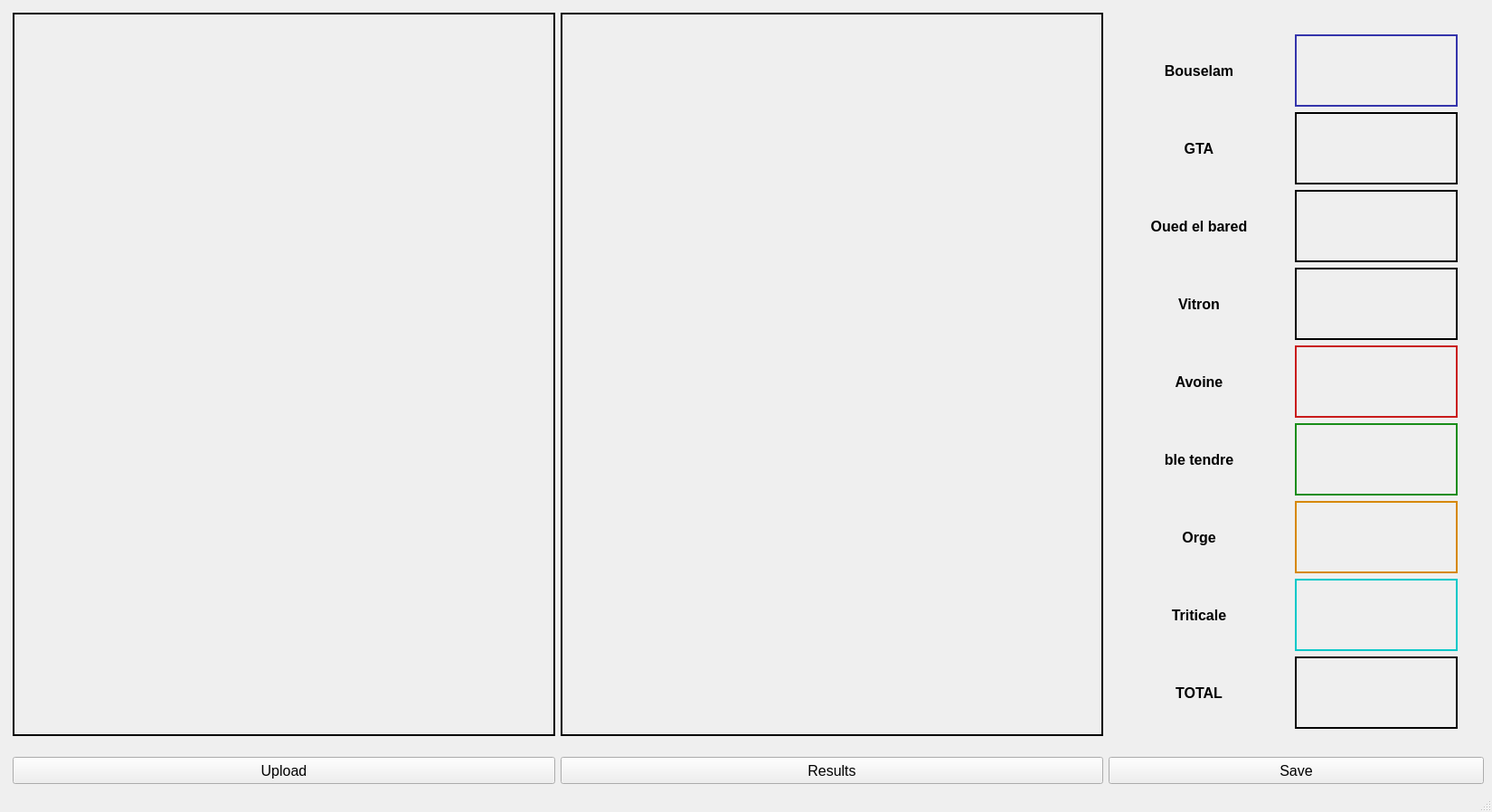
<?xml version="1.0" encoding="UTF-8"?>
<ui version="4.0">
 <class>MainWindow</class>
 <widget class="QMainWindow" name="MainWindow">
  <property name="geometry">
   <rect>
    <x>0</x>
    <y>0</y>
    <width>1650</width>
    <height>898</height>
   </rect>
  </property>
  <property name="sizePolicy">
   <sizepolicy hsizetype="Fixed" vsizetype="Fixed">
    <horstretch>0</horstretch>
    <verstretch>0</verstretch>
   </sizepolicy>
  </property>
  <property name="minimumSize">
   <size>
    <width>1650</width>
    <height>865</height>
   </size>
  </property>
  <property name="maximumSize">
   <size>
    <width>1650</width>
    <height>900</height>
   </size>
  </property>
  <property name="windowTitle">
   <string>MainWindow</string>
  </property>
  <widget class="QWidget" name="centralwidget">
   <layout class="QGridLayout" name="gridLayout">
    <item row="0" column="0">
     <layout class="QHBoxLayout" name="horizontalLayout">
      <property name="leftMargin">
       <number>5</number>
      </property>
      <property name="topMargin">
       <number>5</number>
      </property>
      <item>
       <layout class="QVBoxLayout" name="verticalLayout_3">
        <item>
         <widget class="QLabel" name="screen01">
          <property name="sizePolicy">
           <sizepolicy hsizetype="Fixed" vsizetype="Fixed">
            <horstretch>0</horstretch>
            <verstretch>0</verstretch>
           </sizepolicy>
          </property>
          <property name="minimumSize">
           <size>
            <width>600</width>
            <height>800</height>
           </size>
          </property>
          <property name="maximumSize">
           <size>
            <width>600</width>
            <height>800</height>
           </size>
          </property>
          <property name="frameShape">
           <enum>QFrame::Box</enum>
          </property>
          <property name="lineWidth">
           <number>2</number>
          </property>
          <property name="text">
           <string/>
          </property>
         </widget>
        </item>
        <item>
         <spacer name="verticalSpacer_3">
          <property name="orientation">
           <enum>Qt::Vertical</enum>
          </property>
          <property name="sizeHint" stdset="0">
           <size>
            <width>20</width>
            <height>40</height>
           </size>
          </property>
         </spacer>
        </item>
        <item>
         <widget class="QPushButton" name="upload_button">
          <property name="minimumSize">
           <size>
            <width>0</width>
            <height>30</height>
           </size>
          </property>
          <property name="maximumSize">
           <size>
            <width>16777215</width>
            <height>30</height>
           </size>
          </property>
          <property name="font">
           <font>
            <pointsize>12</pointsize>
           </font>
          </property>
          <property name="text">
           <string>Upload</string>
          </property>
         </widget>
        </item>
       </layout>
      </item>
      <item>
       <layout class="QVBoxLayout" name="verticalLayout_4">
        <item>
         <widget class="QLabel" name="screen02">
          <property name="sizePolicy">
           <sizepolicy hsizetype="Fixed" vsizetype="Fixed">
            <horstretch>0</horstretch>
            <verstretch>0</verstretch>
           </sizepolicy>
          </property>
          <property name="minimumSize">
           <size>
            <width>600</width>
            <height>800</height>
           </size>
          </property>
          <property name="maximumSize">
           <size>
            <width>600</width>
            <height>800</height>
           </size>
          </property>
          <property name="frameShape">
           <enum>QFrame::Box</enum>
          </property>
          <property name="lineWidth">
           <number>2</number>
          </property>
          <property name="text">
           <string/>
          </property>
         </widget>
        </item>
        <item>
         <spacer name="verticalSpacer_4">
          <property name="orientation">
           <enum>Qt::Vertical</enum>
          </property>
          <property name="sizeHint" stdset="0">
           <size>
            <width>20</width>
            <height>40</height>
           </size>
          </property>
         </spacer>
        </item>
        <item>
         <widget class="QPushButton" name="results_button">
          <property name="minimumSize">
           <size>
            <width>0</width>
            <height>30</height>
           </size>
          </property>
          <property name="maximumSize">
           <size>
            <width>16777215</width>
            <height>30</height>
           </size>
          </property>
          <property name="font">
           <font>
            <pointsize>12</pointsize>
           </font>
          </property>
          <property name="text">
           <string>Results</string>
          </property>
         </widget>
        </item>
       </layout>
      </item>
      <item>
       <layout class="QVBoxLayout" name="verticalLayout">
        <item>
         <spacer name="verticalSpacer_2">
          <property name="orientation">
           <enum>Qt::Vertical</enum>
          </property>
          <property name="sizeHint" stdset="0">
           <size>
            <width>20</width>
            <height>40</height>
           </size>
          </property>
         </spacer>
        </item>
        <item>
         <layout class="QGridLayout" name="gridLayout_2">
          <item row="1" column="0">
           <widget class="QLabel" name="bousselam_display">
            <property name="sizePolicy">
             <sizepolicy hsizetype="Fixed" vsizetype="Fixed">
              <horstretch>0</horstretch>
              <verstretch>0</verstretch>
             </sizepolicy>
            </property>
            <property name="minimumSize">
             <size>
              <width>200</width>
              <height>80</height>
             </size>
            </property>
            <property name="font">
             <font>
              <pointsize>12</pointsize>
              <weight>75</weight>
              <bold>true</bold>
             </font>
            </property>
            <property name="text">
             <string>Bouselam</string>
            </property>
            <property name="alignment">
             <set>Qt::AlignCenter</set>
            </property>
           </widget>
          </item>
          <item row="3" column="0">
           <widget class="QLabel" name="oued_el_bared_display">
            <property name="sizePolicy">
             <sizepolicy hsizetype="Fixed" vsizetype="Fixed">
              <horstretch>0</horstretch>
              <verstretch>0</verstretch>
             </sizepolicy>
            </property>
            <property name="minimumSize">
             <size>
              <width>200</width>
              <height>80</height>
             </size>
            </property>
            <property name="font">
             <font>
              <pointsize>12</pointsize>
              <weight>75</weight>
              <bold>true</bold>
             </font>
            </property>
            <property name="text">
             <string>Oued el bared</string>
            </property>
            <property name="alignment">
             <set>Qt::AlignCenter</set>
            </property>
           </widget>
          </item>
          <item row="3" column="1">
           <widget class="QLabel" name="oued_el_bared_output">
            <property name="palette">
             <palette>
              <active>
               <colorrole role="WindowText">
                <brush brushstyle="SolidPattern">
                 <color alpha="255">
                  <red>0</red>
                  <green>0</green>
                  <blue>0</blue>
                 </color>
                </brush>
               </colorrole>
              </active>
              <inactive>
               <colorrole role="WindowText">
                <brush brushstyle="SolidPattern">
                 <color alpha="255">
                  <red>0</red>
                  <green>0</green>
                  <blue>0</blue>
                 </color>
                </brush>
               </colorrole>
              </inactive>
              <disabled>
               <colorrole role="WindowText">
                <brush brushstyle="SolidPattern">
                 <color alpha="255">
                  <red>120</red>
                  <green>120</green>
                  <blue>120</blue>
                 </color>
                </brush>
               </colorrole>
              </disabled>
             </palette>
            </property>
            <property name="font">
             <font>
              <pointsize>12</pointsize>
              <weight>75</weight>
              <bold>true</bold>
             </font>
            </property>
            <property name="frameShape">
             <enum>QFrame::Box</enum>
            </property>
            <property name="lineWidth">
             <number>2</number>
            </property>
            <property name="text">
             <string/>
            </property>
            <property name="alignment">
             <set>Qt::AlignCenter</set>
            </property>
           </widget>
          </item>
          <item row="6" column="0">
           <widget class="QLabel" name="ble_tendre_display">
            <property name="sizePolicy">
             <sizepolicy hsizetype="Fixed" vsizetype="Fixed">
              <horstretch>0</horstretch>
              <verstretch>0</verstretch>
             </sizepolicy>
            </property>
            <property name="minimumSize">
             <size>
              <width>200</width>
              <height>80</height>
             </size>
            </property>
            <property name="font">
             <font>
              <pointsize>12</pointsize>
              <weight>75</weight>
              <bold>true</bold>
             </font>
            </property>
            <property name="text">
             <string>ble tendre</string>
            </property>
            <property name="alignment">
             <set>Qt::AlignCenter</set>
            </property>
           </widget>
          </item>
          <item row="7" column="1">
           <widget class="QLabel" name="orge_output">
            <property name="palette">
             <palette>
              <active>
               <colorrole role="WindowText">
                <brush brushstyle="SolidPattern">
                 <color alpha="255">
                  <red>214</red>
                  <green>136</green>
                  <blue>0</blue>
                 </color>
                </brush>
               </colorrole>
              </active>
              <inactive>
               <colorrole role="WindowText">
                <brush brushstyle="SolidPattern">
                 <color alpha="255">
                  <red>214</red>
                  <green>136</green>
                  <blue>0</blue>
                 </color>
                </brush>
               </colorrole>
              </inactive>
              <disabled>
               <colorrole role="WindowText">
                <brush brushstyle="SolidPattern">
                 <color alpha="255">
                  <red>120</red>
                  <green>120</green>
                  <blue>120</blue>
                 </color>
                </brush>
               </colorrole>
              </disabled>
             </palette>
            </property>
            <property name="font">
             <font>
              <pointsize>12</pointsize>
              <weight>75</weight>
              <bold>true</bold>
             </font>
            </property>
            <property name="frameShape">
             <enum>QFrame::Box</enum>
            </property>
            <property name="lineWidth">
             <number>2</number>
            </property>
            <property name="text">
             <string/>
            </property>
            <property name="alignment">
             <set>Qt::AlignCenter</set>
            </property>
           </widget>
          </item>
          <item row="8" column="0">
           <widget class="QLabel" name="triticale_display">
            <property name="sizePolicy">
             <sizepolicy hsizetype="Fixed" vsizetype="Fixed">
              <horstretch>0</horstretch>
              <verstretch>0</verstretch>
             </sizepolicy>
            </property>
            <property name="minimumSize">
             <size>
              <width>200</width>
              <height>80</height>
             </size>
            </property>
            <property name="font">
             <font>
              <pointsize>12</pointsize>
              <weight>75</weight>
              <bold>true</bold>
             </font>
            </property>
            <property name="text">
             <string>Triticale</string>
            </property>
            <property name="alignment">
             <set>Qt::AlignCenter</set>
            </property>
           </widget>
          </item>
          <item row="2" column="1">
           <widget class="QLabel" name="gta_output">
            <property name="palette">
             <palette>
              <active>
               <colorrole role="WindowText">
                <brush brushstyle="SolidPattern">
                 <color alpha="255">
                  <red>0</red>
                  <green>0</green>
                  <blue>0</blue>
                 </color>
                </brush>
               </colorrole>
              </active>
              <inactive>
               <colorrole role="WindowText">
                <brush brushstyle="SolidPattern">
                 <color alpha="255">
                  <red>0</red>
                  <green>0</green>
                  <blue>0</blue>
                 </color>
                </brush>
               </colorrole>
              </inactive>
              <disabled>
               <colorrole role="WindowText">
                <brush brushstyle="SolidPattern">
                 <color alpha="255">
                  <red>120</red>
                  <green>120</green>
                  <blue>120</blue>
                 </color>
                </brush>
               </colorrole>
              </disabled>
             </palette>
            </property>
            <property name="font">
             <font>
              <pointsize>12</pointsize>
              <weight>75</weight>
              <bold>true</bold>
             </font>
            </property>
            <property name="frameShape">
             <enum>QFrame::Box</enum>
            </property>
            <property name="lineWidth">
             <number>2</number>
            </property>
            <property name="text">
             <string/>
            </property>
            <property name="alignment">
             <set>Qt::AlignCenter</set>
            </property>
           </widget>
          </item>
          <item row="4" column="0">
           <widget class="QLabel" name="vitron_display">
            <property name="sizePolicy">
             <sizepolicy hsizetype="Fixed" vsizetype="Fixed">
              <horstretch>0</horstretch>
              <verstretch>0</verstretch>
             </sizepolicy>
            </property>
            <property name="minimumSize">
             <size>
              <width>200</width>
              <height>80</height>
             </size>
            </property>
            <property name="font">
             <font>
              <pointsize>12</pointsize>
              <weight>75</weight>
              <bold>true</bold>
             </font>
            </property>
            <property name="text">
             <string>Vitron</string>
            </property>
            <property name="alignment">
             <set>Qt::AlignCenter</set>
            </property>
           </widget>
          </item>
          <item row="2" column="0">
           <widget class="QLabel" name="gta_display">
            <property name="sizePolicy">
             <sizepolicy hsizetype="Fixed" vsizetype="Fixed">
              <horstretch>0</horstretch>
              <verstretch>0</verstretch>
             </sizepolicy>
            </property>
            <property name="minimumSize">
             <size>
              <width>200</width>
              <height>80</height>
             </size>
            </property>
            <property name="font">
             <font>
              <pointsize>12</pointsize>
              <weight>75</weight>
              <bold>true</bold>
             </font>
            </property>
            <property name="text">
             <string>GTA</string>
            </property>
            <property name="alignment">
             <set>Qt::AlignCenter</set>
            </property>
           </widget>
          </item>
          <item row="5" column="0">
           <widget class="QLabel" name="avoine_display">
            <property name="sizePolicy">
             <sizepolicy hsizetype="Fixed" vsizetype="Fixed">
              <horstretch>0</horstretch>
              <verstretch>0</verstretch>
             </sizepolicy>
            </property>
            <property name="minimumSize">
             <size>
              <width>200</width>
              <height>80</height>
             </size>
            </property>
            <property name="font">
             <font>
              <pointsize>12</pointsize>
              <weight>75</weight>
              <bold>true</bold>
             </font>
            </property>
            <property name="text">
             <string>Avoine</string>
            </property>
            <property name="alignment">
             <set>Qt::AlignCenter</set>
            </property>
           </widget>
          </item>
          <item row="7" column="0">
           <widget class="QLabel" name="orge_display">
            <property name="sizePolicy">
             <sizepolicy hsizetype="Fixed" vsizetype="Fixed">
              <horstretch>0</horstretch>
              <verstretch>0</verstretch>
             </sizepolicy>
            </property>
            <property name="minimumSize">
             <size>
              <width>200</width>
              <height>80</height>
             </size>
            </property>
            <property name="font">
             <font>
              <pointsize>12</pointsize>
              <weight>75</weight>
              <bold>true</bold>
             </font>
            </property>
            <property name="text">
             <string>Orge</string>
            </property>
            <property name="alignment">
             <set>Qt::AlignCenter</set>
            </property>
           </widget>
          </item>
          <item row="1" column="1">
           <widget class="QLabel" name="bousselam_output">
            <property name="sizePolicy">
             <sizepolicy hsizetype="Fixed" vsizetype="Fixed">
              <horstretch>0</horstretch>
              <verstretch>0</verstretch>
             </sizepolicy>
            </property>
            <property name="minimumSize">
             <size>
              <width>180</width>
              <height>80</height>
             </size>
            </property>
            <property name="palette">
             <palette>
              <active>
               <colorrole role="WindowText">
                <brush brushstyle="SolidPattern">
                 <color alpha="255">
                  <red>52</red>
                  <green>52</green>
                  <blue>171</blue>
                 </color>
                </brush>
               </colorrole>
              </active>
              <inactive>
               <colorrole role="WindowText">
                <brush brushstyle="SolidPattern">
                 <color alpha="255">
                  <red>52</red>
                  <green>52</green>
                  <blue>171</blue>
                 </color>
                </brush>
               </colorrole>
              </inactive>
              <disabled>
               <colorrole role="WindowText">
                <brush brushstyle="SolidPattern">
                 <color alpha="255">
                  <red>120</red>
                  <green>120</green>
                  <blue>120</blue>
                 </color>
                </brush>
               </colorrole>
              </disabled>
             </palette>
            </property>
            <property name="font">
             <font>
              <pointsize>12</pointsize>
              <weight>75</weight>
              <bold>true</bold>
             </font>
            </property>
            <property name="frameShape">
             <enum>QFrame::Box</enum>
            </property>
            <property name="frameShadow">
             <enum>QFrame::Plain</enum>
            </property>
            <property name="lineWidth">
             <number>2</number>
            </property>
            <property name="text">
             <string/>
            </property>
            <property name="alignment">
             <set>Qt::AlignCenter</set>
            </property>
           </widget>
          </item>
          <item row="9" column="0">
           <widget class="QLabel" name="total_display">
            <property name="sizePolicy">
             <sizepolicy hsizetype="Fixed" vsizetype="Fixed">
              <horstretch>0</horstretch>
              <verstretch>0</verstretch>
             </sizepolicy>
            </property>
            <property name="minimumSize">
             <size>
              <width>200</width>
              <height>80</height>
             </size>
            </property>
            <property name="font">
             <font>
              <pointsize>12</pointsize>
              <weight>75</weight>
              <bold>true</bold>
             </font>
            </property>
            <property name="text">
             <string>TOTAL</string>
            </property>
            <property name="alignment">
             <set>Qt::AlignCenter</set>
            </property>
           </widget>
          </item>
          <item row="4" column="1">
           <widget class="QLabel" name="vitron_output">
            <property name="palette">
             <palette>
              <active>
               <colorrole role="WindowText">
                <brush brushstyle="SolidPattern">
                 <color alpha="255">
                  <red>0</red>
                  <green>0</green>
                  <blue>0</blue>
                 </color>
                </brush>
               </colorrole>
              </active>
              <inactive>
               <colorrole role="WindowText">
                <brush brushstyle="SolidPattern">
                 <color alpha="255">
                  <red>0</red>
                  <green>0</green>
                  <blue>0</blue>
                 </color>
                </brush>
               </colorrole>
              </inactive>
              <disabled>
               <colorrole role="WindowText">
                <brush brushstyle="SolidPattern">
                 <color alpha="255">
                  <red>120</red>
                  <green>120</green>
                  <blue>120</blue>
                 </color>
                </brush>
               </colorrole>
              </disabled>
             </palette>
            </property>
            <property name="font">
             <font>
              <pointsize>12</pointsize>
              <weight>75</weight>
              <bold>true</bold>
             </font>
            </property>
            <property name="frameShape">
             <enum>QFrame::Box</enum>
            </property>
            <property name="lineWidth">
             <number>2</number>
            </property>
            <property name="text">
             <string/>
            </property>
            <property name="alignment">
             <set>Qt::AlignCenter</set>
            </property>
           </widget>
          </item>
          <item row="6" column="1">
           <widget class="QLabel" name="ble_tendre_output">
            <property name="palette">
             <palette>
              <active>
               <colorrole role="WindowText">
                <brush brushstyle="SolidPattern">
                 <color alpha="255">
                  <red>24</red>
                  <green>141</green>
                  <blue>24</blue>
                 </color>
                </brush>
               </colorrole>
              </active>
              <inactive>
               <colorrole role="WindowText">
                <brush brushstyle="SolidPattern">
                 <color alpha="255">
                  <red>24</red>
                  <green>141</green>
                  <blue>24</blue>
                 </color>
                </brush>
               </colorrole>
              </inactive>
              <disabled>
               <colorrole role="WindowText">
                <brush brushstyle="SolidPattern">
                 <color alpha="255">
                  <red>120</red>
                  <green>120</green>
                  <blue>120</blue>
                 </color>
                </brush>
               </colorrole>
              </disabled>
             </palette>
            </property>
            <property name="font">
             <font>
              <pointsize>12</pointsize>
              <weight>75</weight>
              <bold>true</bold>
             </font>
            </property>
            <property name="frameShape">
             <enum>QFrame::Box</enum>
            </property>
            <property name="lineWidth">
             <number>2</number>
            </property>
            <property name="text">
             <string/>
            </property>
            <property name="alignment">
             <set>Qt::AlignCenter</set>
            </property>
           </widget>
          </item>
          <item row="5" column="1">
           <widget class="QLabel" name="avoine_output">
            <property name="palette">
             <palette>
              <active>
               <colorrole role="WindowText">
                <brush brushstyle="SolidPattern">
                 <color alpha="255">
                  <red>201</red>
                  <green>28</green>
                  <blue>28</blue>
                 </color>
                </brush>
               </colorrole>
              </active>
              <inactive>
               <colorrole role="WindowText">
                <brush brushstyle="SolidPattern">
                 <color alpha="255">
                  <red>201</red>
                  <green>28</green>
                  <blue>28</blue>
                 </color>
                </brush>
               </colorrole>
              </inactive>
              <disabled>
               <colorrole role="WindowText">
                <brush brushstyle="SolidPattern">
                 <color alpha="255">
                  <red>120</red>
                  <green>120</green>
                  <blue>120</blue>
                 </color>
                </brush>
               </colorrole>
              </disabled>
             </palette>
            </property>
            <property name="font">
             <font>
              <pointsize>12</pointsize>
              <weight>75</weight>
              <bold>true</bold>
             </font>
            </property>
            <property name="frameShape">
             <enum>QFrame::Box</enum>
            </property>
            <property name="lineWidth">
             <number>2</number>
            </property>
            <property name="text">
             <string/>
            </property>
            <property name="alignment">
             <set>Qt::AlignCenter</set>
            </property>
           </widget>
          </item>
          <item row="8" column="1">
           <widget class="QLabel" name="triticale_output">
            <property name="palette">
             <palette>
              <active>
               <colorrole role="WindowText">
                <brush brushstyle="SolidPattern">
                 <color alpha="255">
                  <red>0</red>
                  <green>200</green>
                  <blue>200</blue>
                 </color>
                </brush>
               </colorrole>
              </active>
              <inactive>
               <colorrole role="WindowText">
                <brush brushstyle="SolidPattern">
                 <color alpha="255">
                  <red>0</red>
                  <green>200</green>
                  <blue>200</blue>
                 </color>
                </brush>
               </colorrole>
              </inactive>
              <disabled>
               <colorrole role="WindowText">
                <brush brushstyle="SolidPattern">
                 <color alpha="255">
                  <red>120</red>
                  <green>120</green>
                  <blue>120</blue>
                 </color>
                </brush>
               </colorrole>
              </disabled>
             </palette>
            </property>
            <property name="font">
             <font>
              <pointsize>12</pointsize>
              <weight>75</weight>
              <bold>true</bold>
             </font>
            </property>
            <property name="frameShape">
             <enum>QFrame::Box</enum>
            </property>
            <property name="lineWidth">
             <number>2</number>
            </property>
            <property name="text">
             <string/>
            </property>
            <property name="alignment">
             <set>Qt::AlignCenter</set>
            </property>
           </widget>
          </item>
          <item row="9" column="1">
           <widget class="QLabel" name="total_output">
            <property name="font">
             <font>
              <pointsize>12</pointsize>
              <weight>75</weight>
              <bold>true</bold>
             </font>
            </property>
            <property name="frameShape">
             <enum>QFrame::Box</enum>
            </property>
            <property name="lineWidth">
             <number>2</number>
            </property>
            <property name="text">
             <string/>
            </property>
            <property name="alignment">
             <set>Qt::AlignCenter</set>
            </property>
           </widget>
          </item>
          <item row="1" column="2">
           <spacer name="horizontalSpacer">
            <property name="orientation">
             <enum>Qt::Horizontal</enum>
            </property>
            <property name="sizeHint" stdset="0">
             <size>
              <width>40</width>
              <height>20</height>
             </size>
            </property>
           </spacer>
          </item>
          <item row="2" column="2">
           <spacer name="horizontalSpacer_2">
            <property name="orientation">
             <enum>Qt::Horizontal</enum>
            </property>
            <property name="sizeHint" stdset="0">
             <size>
              <width>40</width>
              <height>20</height>
             </size>
            </property>
           </spacer>
          </item>
          <item row="3" column="2">
           <spacer name="horizontalSpacer_3">
            <property name="orientation">
             <enum>Qt::Horizontal</enum>
            </property>
            <property name="sizeHint" stdset="0">
             <size>
              <width>40</width>
              <height>20</height>
             </size>
            </property>
           </spacer>
          </item>
          <item row="4" column="2">
           <spacer name="horizontalSpacer_4">
            <property name="orientation">
             <enum>Qt::Horizontal</enum>
            </property>
            <property name="sizeHint" stdset="0">
             <size>
              <width>40</width>
              <height>20</height>
             </size>
            </property>
           </spacer>
          </item>
          <item row="5" column="2">
           <spacer name="horizontalSpacer_5">
            <property name="orientation">
             <enum>Qt::Horizontal</enum>
            </property>
            <property name="sizeHint" stdset="0">
             <size>
              <width>40</width>
              <height>20</height>
             </size>
            </property>
           </spacer>
          </item>
          <item row="6" column="2">
           <spacer name="horizontalSpacer_6">
            <property name="orientation">
             <enum>Qt::Horizontal</enum>
            </property>
            <property name="sizeHint" stdset="0">
             <size>
              <width>40</width>
              <height>20</height>
             </size>
            </property>
           </spacer>
          </item>
          <item row="7" column="2">
           <spacer name="horizontalSpacer_7">
            <property name="orientation">
             <enum>Qt::Horizontal</enum>
            </property>
            <property name="sizeHint" stdset="0">
             <size>
              <width>40</width>
              <height>20</height>
             </size>
            </property>
           </spacer>
          </item>
          <item row="8" column="2">
           <spacer name="horizontalSpacer_8">
            <property name="orientation">
             <enum>Qt::Horizontal</enum>
            </property>
            <property name="sizeHint" stdset="0">
             <size>
              <width>40</width>
              <height>20</height>
             </size>
            </property>
           </spacer>
          </item>
          <item row="9" column="2">
           <spacer name="horizontalSpacer_9">
            <property name="orientation">
             <enum>Qt::Horizontal</enum>
            </property>
            <property name="sizeHint" stdset="0">
             <size>
              <width>40</width>
              <height>20</height>
             </size>
            </property>
           </spacer>
          </item>
         </layout>
        </item>
        <item>
         <spacer name="verticalSpacer">
          <property name="orientation">
           <enum>Qt::Vertical</enum>
          </property>
          <property name="sizeHint" stdset="0">
           <size>
            <width>20</width>
            <height>40</height>
           </size>
          </property>
         </spacer>
        </item>
        <item>
         <widget class="QPushButton" name="save_button">
          <property name="minimumSize">
           <size>
            <width>0</width>
            <height>30</height>
           </size>
          </property>
          <property name="maximumSize">
           <size>
            <width>16777215</width>
            <height>30</height>
           </size>
          </property>
          <property name="font">
           <font>
            <pointsize>12</pointsize>
           </font>
          </property>
          <property name="text">
           <string>Save</string>
          </property>
         </widget>
        </item>
       </layout>
      </item>
     </layout>
    </item>
   </layout>
  </widget>
  <widget class="QMenuBar" name="menubar">
   <property name="geometry">
    <rect>
     <x>0</x>
     <y>0</y>
     <width>1650</width>
     <height>21</height>
    </rect>
   </property>
  </widget>
  <widget class="QStatusBar" name="statusbar"/>
 </widget>
 <resources/>
 <connections/>
</ui>
